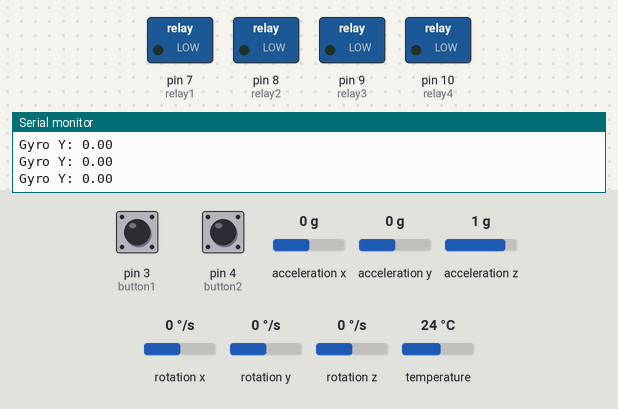
This sketch was run on a simulated Arduino Uno, built with avr-gcc and run on an emulated ATmega328P. Shown: switched loads named in the sketch (green lamp = pin HIGH), the last lines printed to the serial monitor. The inputs (shaded band) are chosen by the test bench; at power-on: pin 3 (button1) HIGH, pin 4 (button2) HIGH, rotation y 0 °/s, acceleration x 0 g, acceleration y 0 g, acceleration z 1 g, rotation x 0 °/s, rotation z 0 °/s, temperature 24 °C.

Above: at 1.2 s.
1.3 s: pin 3 (button1) pulled LOW for 0.15 s
At 1.44 s:
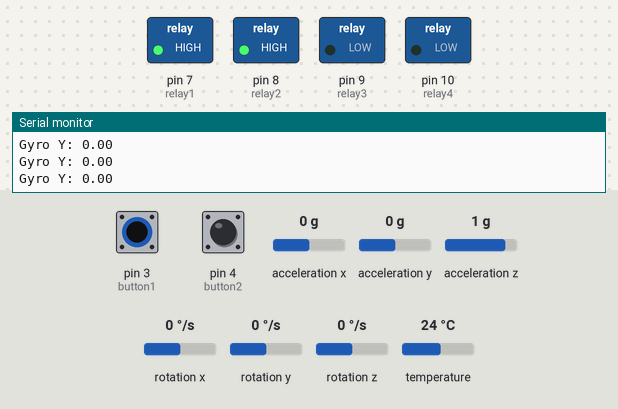
3.0 s: pin 4 (button2) pulled LOW for 0.15 s
At 4.3 s:
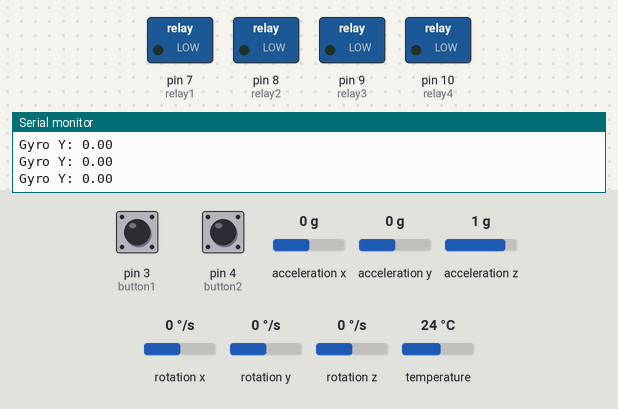
4.6 s: pin 4 (button2) pulled LOW for 3.2 s
At 5.7 s:
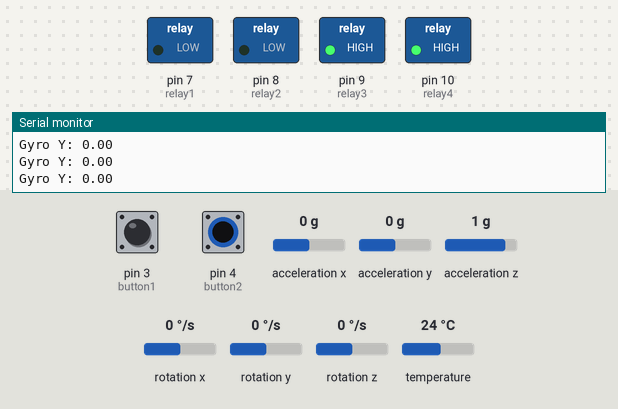
9.3 s: pin 3 (button1) pulled LOW for 3.2 s
At 10.4 s:
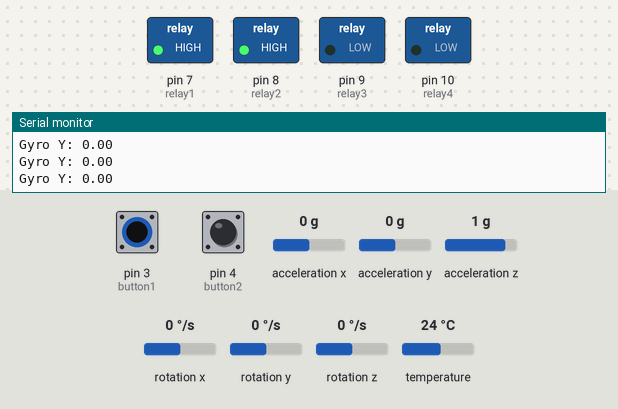
14.0 s: pin 3 (button1) driven LOW and pin 4 (button2) driven LOW
At 15.1 s:
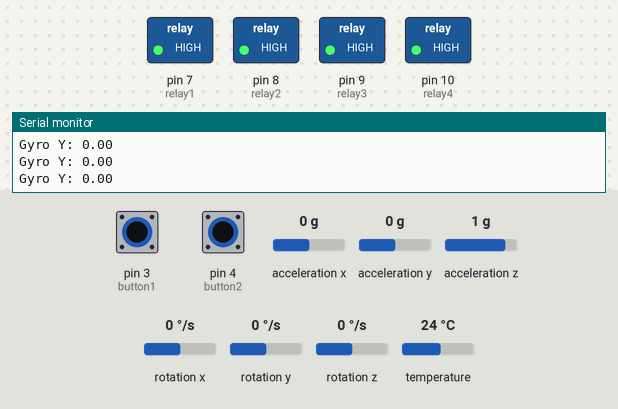
15.5 s: rotation y set to -9 °/s
17.0 s: rotation y set to -12 °/s
At 18.0 s:
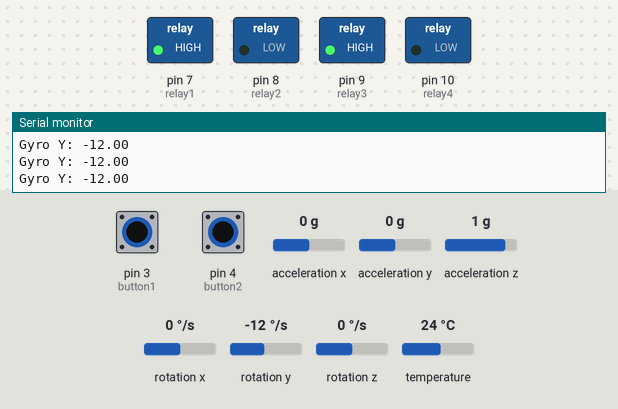
Timing chart, 0 to 19.5 s (numbered marks = the images above; inputs shaded):
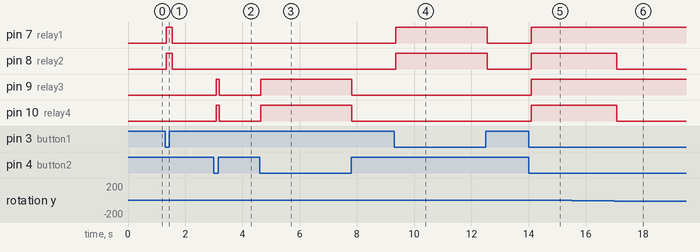

The sketch:

main.ino
```cpp
/* main.ino
 * Damithrafdo from StrydoLabs All Right Reserved | strydolabs@gmail.com | damithrafdo@gmail.com | +94716507322
 * Alternative solution for Opacmare-transformer platform controller
 * Hardware: Arduino UNO, MPU6050 gyro sensor, Relay module, Push button
 * Simulation: https://wokwi.com/projects/461944067471851521
 * GitHub: https://github.com/DamithraFdo/Opacmare-controller
 */

/* main code with latching behavior:
   If it exceeds 7° → turn OFF relay2
   Keep it OFF until gyroY returns to ~0°
   Then turn it ON again
   If it exceeds -7° → turn OFF relay2
   Keep it OFF until gyroY returns to ~0°
*/

#include <Adafruit_MPU6050.h>
#include <Adafruit_Sensor.h>
#include <Wire.h>

Adafruit_MPU6050 mpu;
sensors_event_t accel, gyro, temp;

// Pins
const int button1 = 3;
const int button2 = 4;
const int relay1 = 7;
const int relay2 = 8;
const int relay3 = 9;
const int relay4 = 10;

// Thresholds
const float thresholdMax = 10.0;
const float thresholdMin = -10.0;
const float resetThreshold = 0.5;

bool relay2Locked = false;
bool relay4Locked = false;

void setup() {
  Serial.begin(115200);

  pinMode(button1, INPUT_PULLUP);
  pinMode(button2, INPUT_PULLUP);

  pinMode(relay1, OUTPUT);
  pinMode(relay2, OUTPUT);
  pinMode(relay3, OUTPUT);
  pinMode(relay4, OUTPUT);

  digitalWrite(relay1, LOW);
  digitalWrite(relay2, LOW);
  digitalWrite(relay3, LOW);
  digitalWrite(relay4, LOW);

  while (!mpu.begin()) {
    Serial.println("MPU6050 not connected!");
    delay(1000);
  }

  Serial.println("MPU6050 ready!");
}

void loop() {
  mpu.getEvent(&accel, &gyro, &temp);

  bool b1 = (digitalRead(button1) == LOW);
  bool b2 = (digitalRead(button2) == LOW);

  float gyroY = gyro.gyro.y * 180 / PI;

  Serial.print("Gyro Y: ");
  Serial.println(gyroY);

  // ---------- BUTTON 1 ----------
  if (b1) {
    digitalWrite(relay1, HIGH);

    // Trigger lock for both +10 and -10
    if (gyroY > thresholdMax || gyroY < thresholdMin) {
      relay2Locked = true;
    }

    // Unlock when near zero
    if (relay2Locked && abs(gyroY) < resetThreshold) {
      relay2Locked = false;
    }

    digitalWrite(relay2, relay2Locked ? LOW : HIGH);

  } else {
    digitalWrite(relay1, LOW);
    digitalWrite(relay2, LOW);
    relay2Locked = false;
  }

  // ---------- BUTTON 2 ----------
  if (b2) {
    digitalWrite(relay3, HIGH);

    // Trigger lock for both +10 and -10
    if (gyroY > thresholdMax || gyroY < thresholdMin) {
      relay4Locked = true;
    }

    // Unlock when near zero
    if (relay4Locked && abs(gyroY) < resetThreshold) {
      relay4Locked = false;
    }

    digitalWrite(relay4, relay4Locked ? LOW : HIGH);

  } else {
    digitalWrite(relay3, LOW);
    digitalWrite(relay4, LOW);
    relay4Locked = false;
  }

  delay(100);
}
```

Measured:
- the behaviour switches between -10 and -11 °/s on rotation y (found by bisection; images 5 and 6)
- after the input at 1.3 s, pin 7 (relay1), pin 8 (relay2): LOW → HIGH at once, → LOW 0.21 s later
- after the input at 3.0 s, pin 9 (relay3), pin 10 (relay4): LOW → HIGH after 0.09 s, → LOW 0.10 s later
- after the input at 4.6 s, pin 9 (relay3), pin 10 (relay4): LOW → HIGH at once, → LOW 3.2 s later
- after the input at 9.3 s, pin 7 (relay1), pin 8 (relay2): LOW → HIGH after 0.06 s, → LOW 3.2 s later
- after the input at 14.0 s, pin 7 (relay1), pin 8 (relay2), pin 9 (relay3), pin 10 (relay4): LOW → HIGH after 0.09 s
- after the input at 17.0 s, pin 8 (relay2), pin 10 (relay4): HIGH → LOW after 0.08 s
